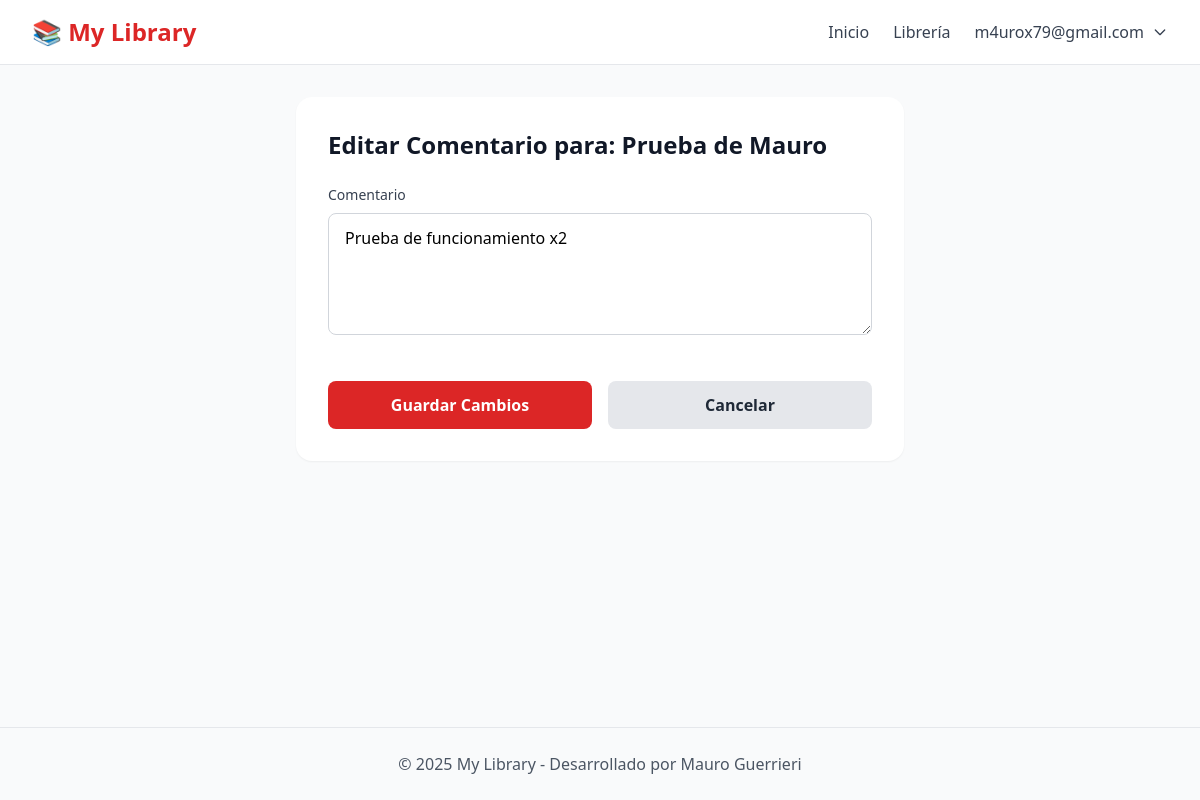
/edit-comment/2 (signed in), run on the app's committed database.
### tables this page shows
CREATE TABLE books (
	id INTEGER NOT NULL PRIMARY KEY AUTOINCREMENT,
	title TEXT NOT NULL,
	author TEXT,
	publish_date TEXT
, user_id INTEGER NOT NULL DEFAULT 0);

CREATE TABLE comments (
	id INTEGER PRIMARY KEY AUTOINCREMENT,
	description TEXT NOT NULL,
	book_id INTEGER NOT NULL,
	user_id INTEGER NOT NULL, created_at DATETIME,
	CONSTRAINT FK_comments_books FOREIGN KEY (book_id) REFERENCES books(id) ON DELETE CASCADE,
	CONSTRAINT FK_comments_users_2 FOREIGN KEY (user_id) REFERENCES users(id) ON DELETE CASCADE
);

### controllers/edit-commentcontroller.php (called while the page is built, shortened)
<?php
$commentId = $_GET['params'][0] ?? null;
$userId = $_SESSION['user']['id'];
require_once __DIR__ . '/../models/books.php';
$comment = getCommentById($db, $commentId);
$book = getBook($db, $comment['book_id'], $userId);
require __DIR__ . '/../views/edit-comment.view.php';

### models/books.php (called while the page is built, shortened)
<?php
function getBook(PDO $db, int $id, ?int $userId = null): ?array {
    $stmt = $db->prepare("SELECT id, title, author, publish_date, user_id FROM books WHERE id = ?");
    $stmt->execute([$id]);
    $book = $stmt->fetch();
    return $book ?: null;
}
function getCommentById(PDO $db, int $commentId): ?array {
    $stmt = $db->prepare("SELECT * FROM comments WHERE id = ?");
    $stmt->execute([$commentId]);
    return $stmt->fetch() ?: null;
}

### views/edit-comment.view.php (the view, shortened to what this page needs)
<?php include 'partials/header.view.php'; ?>
<main class="flex-1 bg-gray-50 py-8">
    <div class="max-w-2xl mx-auto px-4 sm:px-6 lg:px-8">
        <div class="bg-white rounded-2xl shadow-sm p-8">
            <h1 class="text-2xl font-bold text-gray-900 mb-6">Editar Comentario para: <?= htmlspecialchars($book['title']) ?> de <?= htmlspecialchars($book['author']) ?></h1>
            <form method="POST" action="/save-edit-comment" class="space-y-6">
                <div>
                    <label for="description" class="block text-sm font-medium text-gray-700 mb-2">Comentario</label>
                    <textarea id="description" name="description" required
                              class="w-full px-4 py-3 border border-gray-300 rounded-lg focus:ring-2 focus:ring-primary focus:border-primary transition-colors"
                              rows="4" placeholder="Edita tu comentario aquí..."><?= htmlspecialchars($comment['description']) ?></textarea>
                </div>
                <div class="flex space-x-4 pt-4">
                    <button type="submit"
                            class="flex-1 bg-primary text-white py-3 px-6 rounded-lg hover:bg-red-700 font-semibold transition-colors">
                        Guardar Cambios
                    </button>
                    <a href="/view-book/<?= $book['id'] ?>"
                       class="flex-1 bg-gray-200 text-gray-800 py-3 px-6 rounded-lg hover:bg-gray-300 font-semibold text-center transition-colors">
                        Cancelar
                    </a>
                </div>
            </form>
        </div>
    </div>
</main>
<?php include 'partials/footer.view.php'; ?>

### views/partials/header.view.php (style rules this page uses)
.bg-primary { background-color: #dc2626; }

### data on the page
books: title "Prueba", author "Mauro"
comments: description "Prueba de funcionamiento x2"

### other printed values
$_SESSION['user']['email'] "m4urox79@gmail.com"
APP_NAME "My Library"
